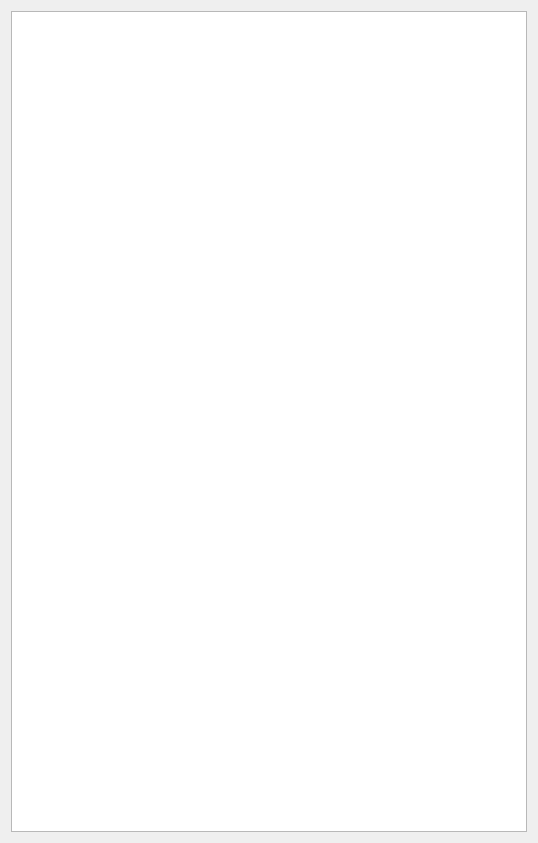
<?xml version="1.0" encoding="UTF-8"?>
<ui version="4.0">
 <class>OnlineUser</class>
 <widget class="QWidget" name="OnlineUser">
  <property name="geometry">
   <rect>
    <x>0</x>
    <y>0</y>
    <width>538</width>
    <height>843</height>
   </rect>
  </property>
  <property name="windowTitle">
   <string>Form</string>
  </property>
  <layout class="QVBoxLayout" name="verticalLayout">
   <item>
    <widget class="QListWidget" name="listWidget"/>
   </item>
  </layout>
 </widget>
 <resources/>
 <connections/>
</ui>
